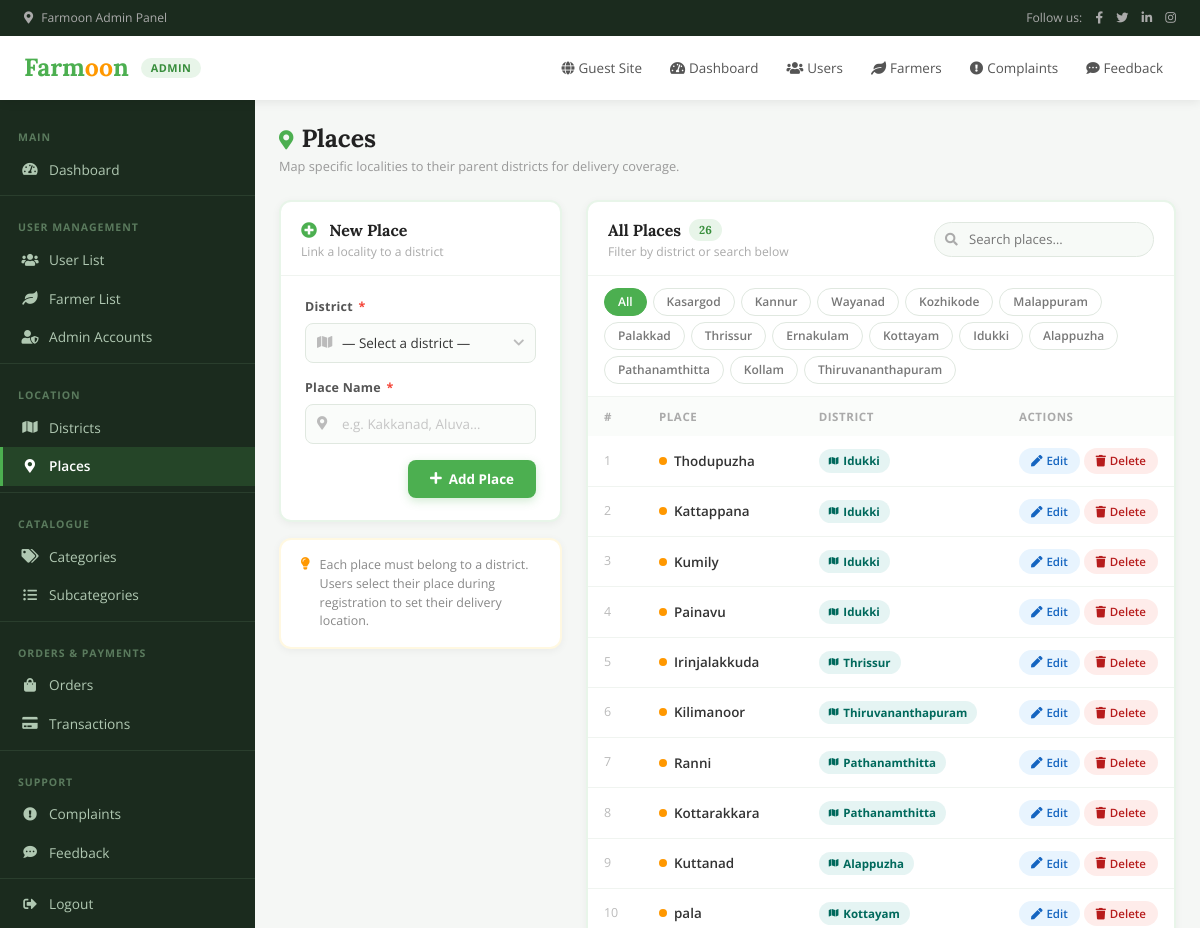
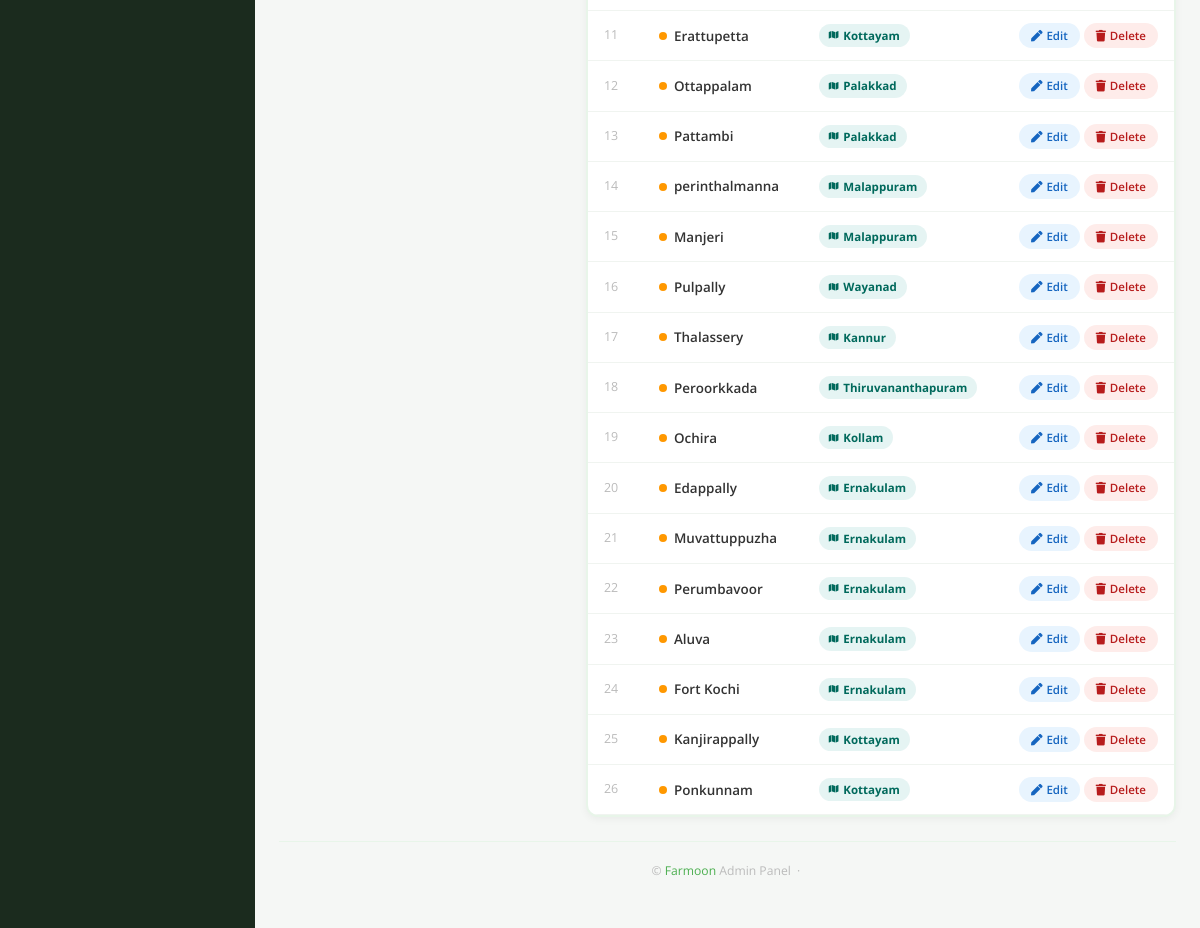
Page /Administrator/Place/ on the committed database (2 pictures, top to bottom).
### Administrator/models.py (models this page shows)
class tbl_district(models.Model):
    district_name = models.CharField(max_length=100)

class tbl_place(models.Model):
    place_name = models.CharField(max_length=30)
    district=models.ForeignKey(tbl_district,on_delete=models.CASCADE,null=True,blank=True)

### Administrator/views.py (the view)
# urls.py: path('Place/',views.place,name='Place'),
def place(request):
    district_data = tbl_district.objects.all()
    place_data = tbl_place.objects.all()
    if request.method == 'POST':
        place=request.POST.get("txt_place")
        district_id=request.POST.get("sel_district")
        district_obj=tbl_district.objects.get(id=district_id)
        tbl_place.objects.create(
            place_name = place,
            district = district_obj
        )
        return redirect("Administrator:Place")
    else:
        return render(request,'Administrator/Place.html',{"place":place_data, "district": district_data})

### Administrator/Templates/Administrator/Place.html (shortened to what this page needs)
{% load static %}
<!DOCTYPE html>
<html lang="en">
<head>
  <link href="https://cdnjs.cloudflare.com/ajax/libs/font-awesome/5.10.0/css/all.min.css" rel="stylesheet">
  <link href="https://cdn.jsdelivr.net/npm/bootstrap-icons@1.4.1/font/bootstrap-icons.css" rel="stylesheet">
  <link href="https://cdn.jsdelivr.net/npm/bootstrap@5.0.0/dist/css/bootstrap.min.css" rel="stylesheet">
</head>
<body>
  <div class="fm-topbar">
    <span><i class="fa fa-map-marker-alt me-2"></i>Farmoon Admin Panel</span>
    <span>
      Follow us:
      <a href="#"><i class="fab fa-facebook-f"></i></a>
      <a href="#"><i class="fab fa-twitter"></i></a>
      <a href="#"><i class="fab fa-linkedin-in"></i></a>
      <a href="#"><i class="fab fa-instagram"></i></a>
    </span>
  </div>
  <div class="fm-navbar">
    <a href="{% url 'Administrator:HomePage' %}" class="fm-brand">Farm<span>oo</span>n</a>
    <span class="fm-admin-pill">ADMIN</span>
    <nav class="fm-nav-links">
      <a href="{% url 'Guest:index' %}"><i class="fa fa-globe me-1"></i>Guest Site</a>
      <a href="{% url 'Administrator:HomePage' %}"><i class="fa fa-tachometer-alt me-1"></i>Dashboard</a>
      <a href="{% url 'Administrator:Userlist' %}"><i class="fa fa-users me-1"></i>Users</a>
      <a href="{% url 'Administrator:Farmerlist' %}"><i class="fa fa-leaf me-1"></i>Farmers</a>
      <a href="{% url 'Administrator:ViewComplaint' %}"><i class="fa fa-exclamation-circle me-1"></i>Complaints</a>
      <a href="{% url 'Administrator:ViewFeedback' %}"><i class="fa fa-comment-dots me-1"></i>Feedback</a>
    </nav>
  </div>
  <aside class="fm-sidebar" id="fmSidebar">
    <div class="fm-sidebar-cap">Main</div>
    <a href="{% url 'Administrator:HomePage' %}"><i class="fa fa-tachometer-alt"></i>Dashboard</a>
    <div class="fm-sidebar-divider"></div>
    <div class="fm-sidebar-cap">User Management</div>
    <a href="{% url 'Administrator:Userlist' %}"><i class="fa fa-users"></i>User List</a>
    <a href="{% url 'Administrator:Farmerlist' %}"><i class="fa fa-leaf"></i>Farmer List</a>
    <a href="{% url 'Administrator:AdminRegistration' %}"><i class="fa fa-user-shield"></i>Admin Accounts</a>
    <div class="fm-sidebar-divider"></div>
    <div class="fm-sidebar-cap">Location</div>
    <a href="{% url 'Administrator:District' %}"><i class="fa fa-map"></i>Districts</a>
    <a href="{% url 'Administrator:Place' %}" class="active"><i class="fa fa-map-marker-alt"></i>Places</a>
    <div class="fm-sidebar-divider"></div>
    <div class="fm-sidebar-cap">Catalogue</div>
    <a href="{% url 'Administrator:Category' %}"><i class="fa fa-tags"></i>Categories</a>
    <a href="{% url 'Administrator:Subcategory' %}"><i class="fa fa-list-ul"></i>Subcategories</a>
    <div class="fm-sidebar-divider"></div>
    <div class="fm-sidebar-cap">Orders & Payments</div>
    <a href="{% url 'Administrator:OrderList' %}"><i class="fa fa-shopping-bag"></i>Orders
    </a>
    <a href="{% url 'Administrator:TransactionList' %}"><i class="fa fa-credit-card"></i>Transactions</a>
    <div class="fm-sidebar-divider"></div>
    <div class="fm-sidebar-cap">Support</div>
    <a href="{% url 'Administrator:ViewComplaint' %}"><i class="fa fa-exclamation-circle"></i>Complaints</a>
    <a href="{% url 'Administrator:ViewFeedback' %}"><i class="fa fa-comment-dots"></i>Feedback</a>
    <div class="fm-sidebar-divider"></div>
    <a href="{% url 'Guest:Login' %}"><i class="fa fa-sign-out-alt"></i>Logout</a>
  </aside>
  <main class="fm-main">
    <div class="mb-4">
      <h1 class="fm-page-title">
        <i class="fa fa-map-marker-alt me-2" style="color:var(--fm-green);font-size:1.2rem;"></i>Places
      </h1>
      <p class="fm-page-sub">Map specific localities to their parent districts for delivery coverage.</p>
    </div>
    <div class="row g-4">
      <div class="col-xl-4 col-lg-5">
        <div class="fm-card">
          <div class="fm-card-hdr">
            <div>
              <div class="fm-card-title">
                <i class="fa fa-{% if data %}pen{% else %}plus-circle{% endif %} me-2"
                   style="color:var(--fm-green);"></i>
                {% if data %}Edit Place{% else %}New Place{% endif %}
              </div>
              <div class="fm-card-sub">
                {% if data %}Update the place details below{% else %}Link a locality to a district{% endif %}
              </div>
            </div>
          </div>
          <form method="post">
            <div class="fm-form-body">
              <div class="fm-field">
                <label class="fm-label" for="sel_district">District <span>*</span></label>
                <div class="fm-input-wrap">
                  <select class="fm-select" id="sel_district" name="sel_district" required>
                    <option value="">— Select a district —</option>
                  </select>
                </div>
              </div>
              <div class="fm-field">
                <label class="fm-label" for="txt_place">Place Name <span>*</span></label>
                <div class="fm-input-wrap">
                  <input
                    class="fm-input" id="txt_place" type="text"
                    name="txt_place" required
                    placeholder="e.g. Kakkanad, Aluva…"
                    value="{{ data.place_name }}"
                  />
                </div>
              </div>
              <div class="d-flex gap-2 justify-content-end">
                <button type="submit" name="btn_Login" class="fm-btn-submit">
                  <i class="fa fa-{% if data %}save{% else %}plus{% endif %}"></i>
                  {% if data %}Save Changes{% else %}Add Place{% endif %}
                </button>
              </div>
            </div>
          </form>
        </div>
        <div class="fm-card mt-3" style="border-color:#fff8e1;">
          <div class="fm-form-body" style="padding:16px 20px;">
            <div class="fm-tip">
              <i class="fa fa-lightbulb"></i>
              <span>Each place must belong to a district. Users select their place during registration to set their delivery location.</span>
            </div>
          </div>
        </div>
      </div>
      <div class="col-xl-8 col-lg-7">
        <div class="fm-card">
          <div class="fm-card-hdr">
            <div>
              <div class="fm-card-title d-flex align-items-center gap-2">
                All Places
                <span class="fm-count-badge">{{ place|length }}</span>
              </div>
              <div class="fm-card-sub">Filter by district or search below</div>
            </div>
            <div class="fm-search">
              <i class="fa fa-search"></i>
              <input type="text" id="placeSearch" placeholder="Search places…">
            </div>
          </div>
          <div class="fm-filter-bar" id="filterBar">
            <button class="fm-filter-pill active" data-district="all">All</button>
            {% for i in district %}
            <button class="fm-filter-pill" data-district="{{ i.district_name }}">
              {{ i.district_name }}
            </button>
            {% endfor %}
          </div>
          <div class="table-responsive">
            <table class="table fm-tbl mb-0" id="placeTable">
              <thead>
                <tr>
                  <th style="width:55px;">#</th>
                  <th>Place</th>
                  <th>District</th>
                  <th style="width:160px;">Actions</th>
                </tr>
              </thead>
              <tbody>
                {% for i in place %}
                <tr data-district="{{ i.district.district_name }}">
                  <td style="color:#bbb;font-size:0.78rem;">{{ forloop.counter }}</td>
                  <td>
                    <div class="fm-place-chip">
                      <span class="fm-place-dot"></span>
                      {{ i.place_name }}
                    </div>
                  </td>
                  <td>
                    <span class="fm-dist-badge">
                      <i class="fa fa-map fa-xs"></i>
                      {{ i.district.district_name }}
                    </span>
                  </td>
                  <td>
                    <div class="d-flex gap-1">
                      <a href="{% url 'Administrator:editplace' i.id %}" class="btn-edit">
                        <i class="fa fa-pen"></i>Edit
                      </a>
                      <a href="{% url 'Administrator:placedelete' i.id %}" class="btn-delete"
                         onclick="return confirm('Delete place \"{{ i.place_name }}\"? Users registered here may be affected.')">
                        <i class="fa fa-trash"></i>Delete
                      </a>
                    </div>
                  </td>
                </tr>
                {% endfor %}
              </tbody>
            </table>
          </div>
        </div>
      </div>
    </div>
    <div class="fm-footer mt-4">
      &copy; <a href="#">Farmoon</a> Admin Panel &nbsp;·&nbsp;
    </div>
  </main>
</body>
</html>

### rows in the picture
tbl_district: district_name "Kasargod"
tbl_district: district_name "Kannur"
tbl_district: district_name "Wayanad"
tbl_district: district_name "Kozhikode"
tbl_district: district_name "Malappuram"
tbl_district: district_name "Palakkad"
tbl_district: district_name "Thrissur"
tbl_district: district_name "Ernakulam"
tbl_district: district_name "Kottayam"
tbl_district: district_name "Idukki"
tbl_district: district_name "Alappuzha"
tbl_district: district_name "Pathanamthitta"
tbl_district: district_name "Kollam"
tbl_district: district_name "Thiruvananthapuram"
tbl_place: place_name "Thodupuzha", district.district_name "Idukki"
tbl_place: place_name "Kattappana", district.district_name "Idukki"
tbl_place: place_name "Kumily", district.district_name "Idukki"
tbl_place: place_name "Painavu", district.district_name "Idukki"
tbl_place: place_name "Irinjalakkuda", district.district_name "Thrissur"
tbl_place: place_name "Kilimanoor", district.district_name "Thiruvananthapuram"
tbl_place: place_name "Ranni", district.district_name "Pathanamthitta"
tbl_place: place_name "Kottarakkara", district.district_name "Pathanamthitta"
tbl_place: place_name "Kuttanad", district.district_name "Alappuzha"
tbl_place: place_name "pala", district.district_name "Kottayam"
tbl_place: place_name "Erattupetta", district.district_name "Kottayam"
tbl_place: place_name "Ottappalam", district.district_name "Palakkad"
tbl_place: place_name "Pattambi", district.district_name "Palakkad"
tbl_place: place_name "perinthalmanna", district.district_name "Malappuram"
tbl_place: place_name "Manjeri", district.district_name "Malappuram"
tbl_place: place_name "Pulpally", district.district_name "Wayanad"
tbl_place: place_name "Thalassery", district.district_name "Kannur"
tbl_place: place_name "Peroorkkada", district.district_name "Thiruvananthapuram"
tbl_place: place_name "Ochira", district.district_name "Kollam"
tbl_place: place_name "Edappally", district.district_name "Ernakulam"
tbl_place: place_name "Muvattuppuzha", district.district_name "Ernakulam"
tbl_place: place_name "Perumbavoor", district.district_name "Ernakulam"
tbl_place: place_name "Aluva", district.district_name "Ernakulam"
tbl_place: place_name "Fort Kochi", district.district_name "Ernakulam"
tbl_place: place_name "Kanjirappally", district.district_name "Kottayam"
tbl_place: place_name "Ponkunnam", district.district_name "Kottayam"

### other values in the picture
{{ place|length }} "26"
